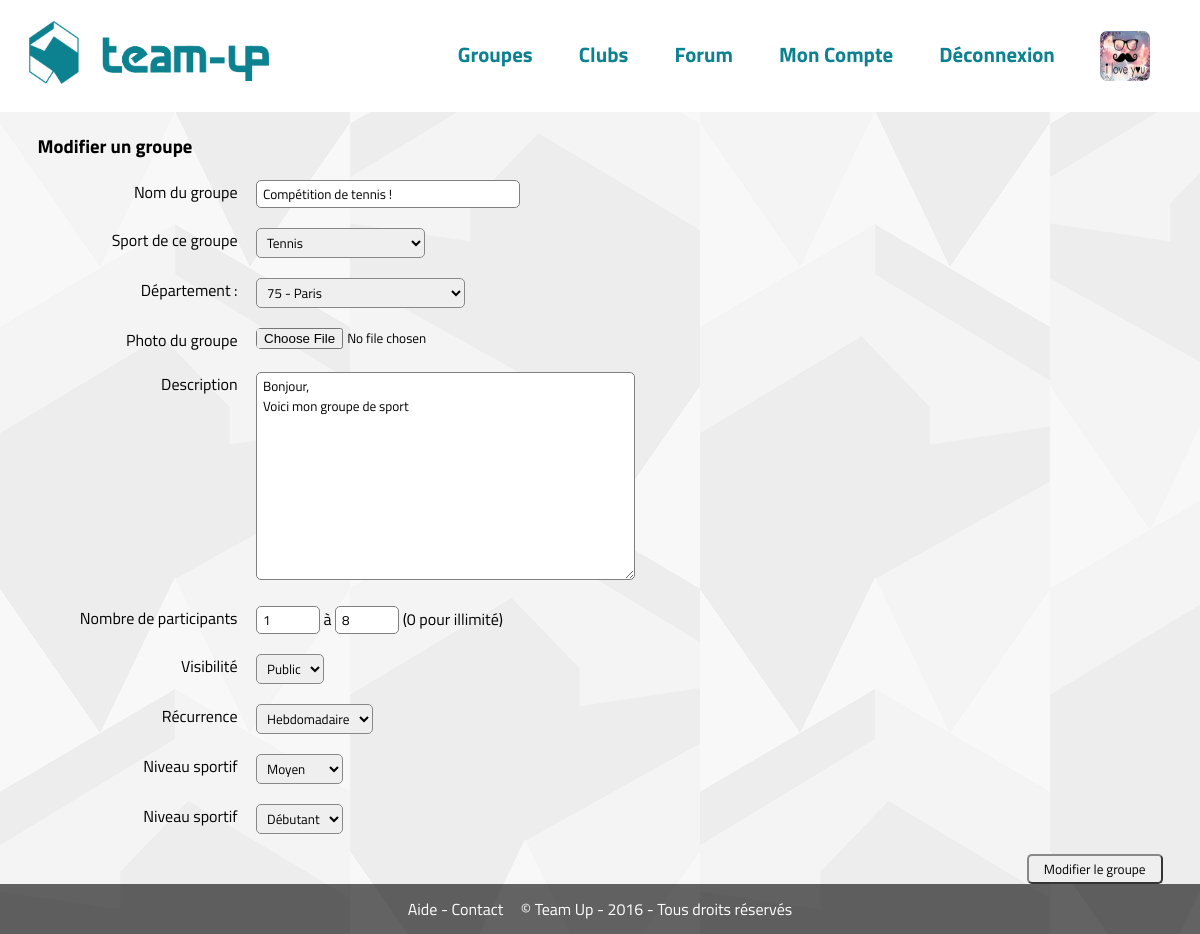
Page /?page=groupe&id=1&modifier (signed in) on the committed database.
### tables this page shows
CREATE TABLE `groupes` (
  `id` int(11) NOT NULL,
  `titre` varchar(255) NOT NULL,
  `id_departement` int(11) NOT NULL,
  `description` text NOT NULL,
  `id_sport` int(11) NOT NULL,
  `id_club` int(11) NOT NULL,
  `max_participants` int(11) NOT NULL,
  `min_participants` int(11) NOT NULL,
  `visibilite` enum('public','prive') NOT NULL,
  `recurrence` enum('occasionnel','quotidien','hebdomadaire','mensuel','annuel') NOT NULL,
  `niveau` int(11) NOT NULL,
  `tendance` int(11) NOT NULL
);

CREATE TABLE `sports` (
  `id` int(11) NOT NULL,
  `nom` varchar(255) NOT NULL,
  `description` text NOT NULL
);

CREATE TABLE `departement` (
  `departement_id` int(11) NOT NULL,
  `departement_code` varchar(3) DEFAULT NULL,
  `departement_nom` varchar(255) DEFAULT NULL,
  `departement_nom_uppercase` varchar(255) DEFAULT NULL,
  `departement_slug` varchar(255) DEFAULT NULL,
  `departement_nom_soundex` varchar(20) DEFAULT NULL
);

### modeles/groupes.php (called while the page is built, shortened)
<?php
function infos_groupe($id) {
	global $pdo;
	$stmt = $pdo->prepare('SELECT s.nom AS nom_sport, s.id AS id_sport, g.*, d.departement_nom, d.departement_code FROM groupes_membres AS g_m
																RIGHT JOIN groupes AS g ON g.id = g_m.id_groupe
																LEFT JOIN membres AS m ON m.id = g_m.id_membre
																JOIN sports AS s ON s.id = g.id_sport
																LEFT JOIN departement d ON d.departement_id = g.id_departement
															WHERE g.id = :id');
	$stmt->bindValue('id', $id, PDO::PARAM_INT);
	$stmt->execute();
	return $ligne = $stmt->fetch();
}

### modeles/sports.php (called while the page is built, shortened)
<?php
function recuperer_sports() {
	global $pdo;
	$stmt = $pdo->query('SELECT * FROM sports');
	$resultat = array();
	while($ligne = $stmt->fetch()) {
		$resultat[] = $ligne;
	}
	return $resultat;
}

### modeles/clubs.php (called while the page is built, shortened)
<?php
function recuperer_departement(){
	global $pdo;
	return $pdo->query('SELECT * FROM departement');
}

### vues/groupe-modifier.php (the view, shortened to what this page needs)
<div class="form-groupe">
	<h3>Modifier un groupe</h3>
	<form action="" method="post" enctype="multipart/form-data">
		<label for="nom">Nom du groupe</label> <input type="text" id="nom" name="nom" value="<?php echo $infos_groupe['titre']; ?>"><br>
		<label for="sport">Sport de ce groupe</label>
		<select id="sport" name="sport">
	<?php
		foreach ($sports as $sport) {
			echo '<option value="'.$sport['id'].'"'.($infos_groupe['id_sport'] == $sport['id'] ? ' selected=""' : null).'>'.$sport['nom'].'</option>';
		}
	?>
		</select><br>
		<label for="departement">Département : </label>
		<select id="departement" name="departement">
	<?php
		foreach ($departements as $departement) {
			echo '<option value="'.$departement['departement_id'].'"'.($infos_groupe['id_departement'] == $departement['departement_id'] ? ' selected=""' : null).'>'.$departement['departement_code'].' - '.$departement['departement_nom'].'</option>';
		}
	?>
		</select><br>
		<label for="image">Photo du groupe</label>
		<input type="file" name="image" accept="image/*"><br>
		<label for="description">Description</label>
		<textarea name="description" cols="50" rows="10" id="description"><?php echo $infos_groupe['description']; ?></textarea><br>
		<label>Nombre de participants</label>
		<input type="number" name="min_participants" value="<?php echo $infos_groupe['min_participants']; ?>" step="1" min="0"> à
		<input type="number" name="max_participants" value="<?php echo $infos_groupe['max_participants']; ?>" step="1" min="0"> (0 pour illimité)<br>
		<label for="visibilite">Visibilité</label>
		<select id="visibilite" name="visibilite">
			<option value="public"<?php echo ($infos_groupe['visibilite'] == 'public' ? ' selected=""' : null); ?>>Public</option>
		</select><br>
		<label for="recurrence">Récurrence</label>
		<select id="recurrence" name="recurrence">
			<option value="hebdomadaire"<?php echo ($infos_groupe['recurrence'] == 'hebdomadaire' ? ' selected=""' : null); ?>>Hebdomadaire</option>
		</select><br>
		<label for="niveau">Niveau sportif</label>
		<select id="niveau" name="niveau">
			<option value="2"<?php echo ($infos_groupe['niveau'] == 2 ? ' selected=""' : null); ?>>Moyen</option>
		</select><br>
		<label for="niveau">Niveau sportif</label>
		<select id="niveau" name="niveau">
			<option value="2"<?php echo (isset($infos_groupe['niveau']) && $infos_groupe['niveau'] == 2 ? ' selected=""' : null); ?>>Débutant</option>
		</select><br>
		<input type="submit" value="Modifier le groupe" class="float-right">
	</form>
</div>

### static/css/style.css (style rules this page uses)
* { font-family: 'Titillium Web', sans-serif; margin:0; padding: 0; }
body { background:url(../../static/images/motif.jpg); background-repeat: repeat; min-height:100%; }
.float-right { float: right; }
input[type=submit] { border-radius: 6px; padding: 3px 15px; }
input[type=text], input[type=password], input[type=number], input[type=email], input[type=url], input[type=tel], textarea { border-radius: 6px; padding: 3px 6px; border:1px solid grey; }
select { padding: 3px 6px; }

### static/css/groupe.css (style rules this page uses)
* { border-color: #888888; }
.form-groupe label { width:200px; display: inline-block; text-align: right; margin-right:15px; margin-top:20px; vertical-align: top; }
.form-groupe input, .form-groupe select, .form-groupe textarea { margin-top:20px; border-radius:5px; }
.form-groupe #nom { width:250px; }
.form-groupe input[type=submit] { margin-left:600px; }
.form-groupe input[type=number] { width:50px; }

### rows in the picture
groupes: nom "Compétition de tennis !", sport "Tennis", departement "75 - Paris", description "Bonjour, Voici mon groupe de sport", min_participants "1", max_participants "8", visibilite "Public", recurrence "Hebdomadaire", niveau "Moyen", niveau "Débutant"
